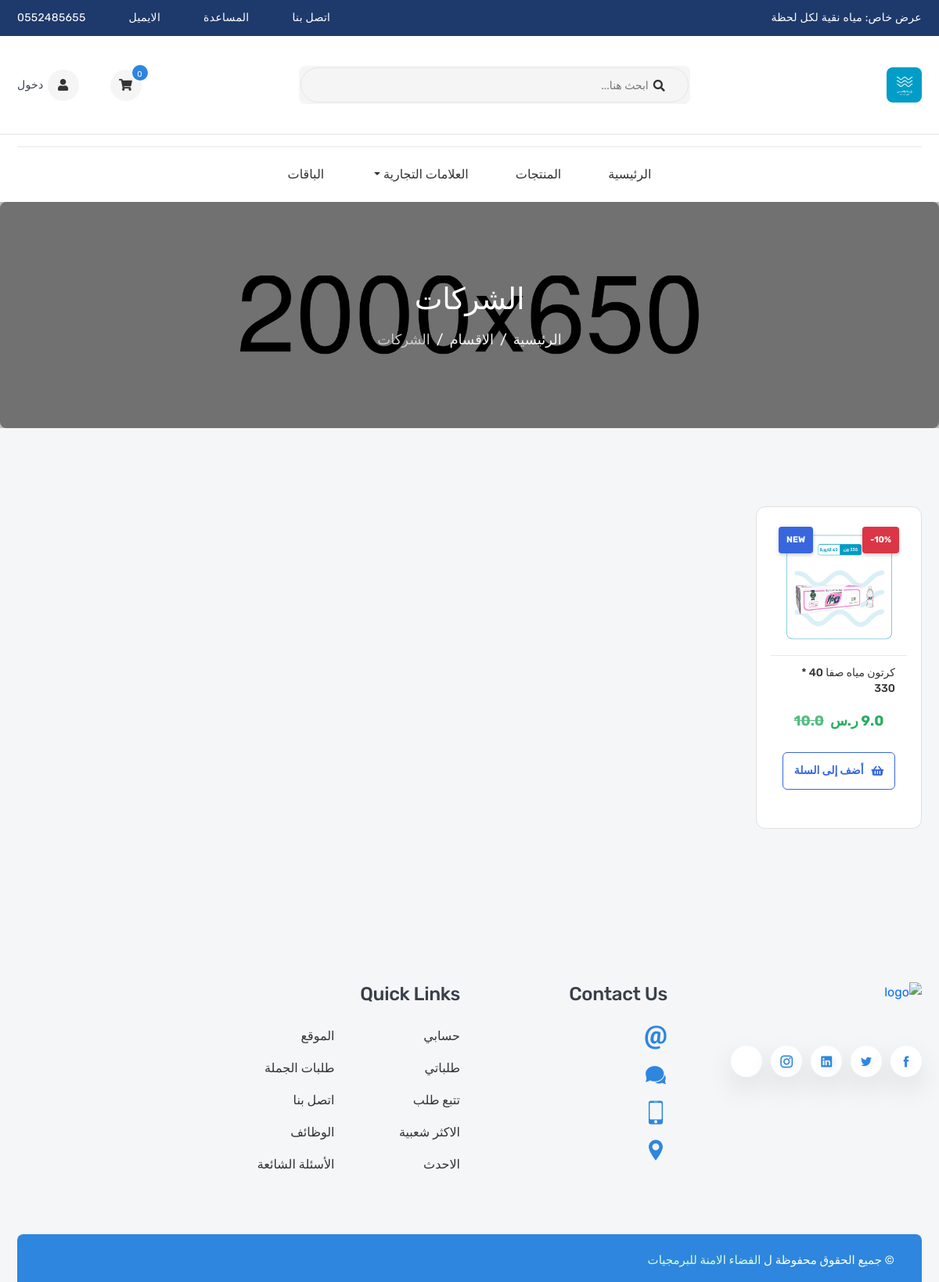
Page /products/categories/الشركات on the committed database.
### products/models.py (models this page shows, shortened)
class Category(models.Model):
    name = models.CharField(_("Name"), max_length=50)
    image = models.ImageField(_("Images"), upload_to='Category')
    slug = models.SlugField(_("Slug"), null=True, blank=True, allow_unicode=True)

class Product(models.Model):
    name = models.CharField(_("Name"), max_length=120)
    flag = models.CharField(_("Flag"),max_length=10, choices=FLAG_TYPES)
    image = models.ImageField(_("Image"), upload_to='products', default='products/default.jpg')
    old_price  = models.FloatField(_("السعر الأصلي") , default=0)
    new_price = models.FloatField(_("السعر المخفض (اختياري)"), default=0, blank=True)
    linkVideo = models.CharField(_("Link Video"), max_length=100, null=True, blank=True)
    sku = models.CharField(_("Sku"), max_length=50, null=True, blank=True)
    subtitle = models.CharField(_("Subtitle"), max_length=300, null=True, blank=True)
    descriptions = models.TextField(_("Descriptions"), max_length=40000, null=True, blank=True)
    quantity = models.IntegerField(_("Quantity"))
    brand = models.ForeignKey("Brand", verbose_name=('Brand'), related_name='product_brand', on_delete=models.SET_NULL, null=True, blank=True)
    category = models.ManyToManyField("Category", verbose_name=_('Category'), related_name='product_category', blank=True)
    slug = models.SlugField(_("Slug"), null=True, blank=True, allow_unicode=True)
    active = models.BooleanField(_("Active"), default=True)
    create_at = models.DateTimeField(_("Create at"), default=timezone.now, null=True, blank=True)
    product_type = models.CharField(_("Product Type"), max_length=10, choices=PRODUCT_TYPES, default='single')
    sales_count = models.IntegerField(_("Sales Count"), default=0)
    tags = TaggableManager()
    @property
    def discount_percentage(self):
        if self.old_price > 0 and self.new_price > 0 and self.old_price > self.new_price:
            discount = ((self.old_price - self.new_price) / self.old_price) * 100
            return int(discount)
        return 0

### products/views.py (the view)
# urls.py: path('categories/<str:slug>', CategoryDetail.as_view(), name='category_detail'),
class CategoryDetail(ListView):
    model = Product     #context : object_list, model_list
    template_name = 'products/category_detail.html'
    def get_queryset(self):
        category = Category.objects.get(slug=self.kwargs['slug'])
        return super().get_queryset().filter(category=category)
    def get_context_data(self, **kwargs):
        context = super().get_context_data(**kwargs)
        context["category"] = Category.objects.get(slug=self.kwargs['slug'])
        return context

### cart/cart.py (called while the page is built)
    def __len__(self):
        return sum(item['quantity'] for item in self.cart.values())

    def get_total_price(self):
        return sum(Decimal(item['price']) * item['quantity'] for item in self.cart.values())

### cart/context_processors.py (called while the page is built)
def cart(request):
    return {'cart': Cart(request)}

### products/context_processors.py (called while the page is built)
def brands(request):
    brands = Brand.objects.all()
    return {'brands': brands}

### templates/products/category_detail.html (shortened to what this page needs)
{% extends 'base.html' %}
{% load static %}
{% block content %}
<section class="inner-section single-banner"
    style="background: url({% static 'ar/images/single-banner.jpg' %}) no-repeat center">
    <div class="container">
        <h2>{{ category.name }}</h2>
        <ol class="breadcrumb">
            <li class="breadcrumb-item"><a href="{% url 'home' %}">الرئيسية</a></li>
            <li class="breadcrumb-item"><a href="{% url 'category_list' %}">الاقسام</a></li>
            <li class="breadcrumb-item active" aria-current="page">{{ category.name }}</li>
        </ol>
    </div>
</section>
<section class="inner-section shop-part">
    <div class="container">
        <div class="row content-reverse">
            <div class="col-lg-12">
                <div class="row row-cols-2 row-cols-md-3 row-cols-lg-4 row-cols-xl-5">
                    {% for product in object_list %}
                    <div class="col">
                        {% include 'includes/product_card.html' with product=product %}
                    </div>
                    {% endfor %}
                </div>
            </div>
        </div>
    </div>
</section>
{% endblock %}

### templates/includes/product_card.html (shortened to what this page needs)
{% load static %}
<div class="product-card">
    <div class="product-media">
        <div class="product-badges">
            {% if product.flag %}
            <span class="badge-item badge-flag">{{ product.flag }}</span>
            {% else %}
            <span></span>
            {% endif %}
            {% if product.discount_percentage > 0 %}
            <span class="badge-item badge-discount">-{{ product.discount_percentage }}%</span>
            {% endif %}
        </div>
        <a class="product-image" href="{% url 'product_detail' product.slug %}">
            <img src="{{ product.image.url }}" alt="product" />
        </a>
    </div>
    <div class="product-content">
        <h6 class="product-name">
            <a href="{% url 'product_detail' product.slug %}">{{ product.name }}</a>
        </h6>
        <div class="product-price">
            {% if product.new_price > 0 %}
                <span class="new-price">{{ product.new_price }} <span class="currency">ر.س</span></span>
                {% if product.old_price > product.new_price %}
                    <span class="old-price">{{ product.old_price }}</span>
                {% endif %}
            {% else %}
                <span class="new-price">{{ product.old_price }} <span class="currency">ر.س</span></span>
            {% endif %}
        </div>
        <button class="product-add" title="أضف إلى السلة" data-id="{{ product.id }}">
            <i class="fas fa-shopping-basket"></i>
            <span>أضف إلى السلة</span>
        </button>
    </div>
</div>

### static/ar/css/header_redesign.css (style rules this page uses)
:root { --header-blue: #1e3a6c; --primary: #2e86de; --white: #ffffff; --text-dark: #333333; --text-light: #777777; --border-color: #e5e5e5; }
.product-card { background: #fff; border: 1px solid #e0e0e0; border-radius: 8px; overflow: hidden; transition: box-shadow 0.3s ease, transform 0.3s ease; position: relative; height: 100%; display: flex; flex-direction: column; padding-bottom: 12px; }
.product-media { position: relative; background: #fff; padding: 0; width: 100%; aspect-ratio: 1 / 1; display: flex; align-items: center; justify-content: center; }
.product-image { width: 100%; height: 100%; display: flex; align-items: center; justify-content: center; text-decoration: none; padding: 10px; }
.product-content { padding: 10px 15px; flex-grow: 1; display: flex; flex-direction: column; text-align: right; gap: 5px; }
.product-name { margin-bottom: 5px; font-size: 14px; font-weight: 400; color: #404553; line-height: 1.4; height: 40px; overflow: hidden; display: -webkit-box; -webkit-line-clamp: 2; -webkit-box-orient: vertical; }
.product-price { margin-top: 5px; margin-bottom: 10px; display: flex; align-items: baseline; gap: 8px; flex-wrap: wrap; }
.product-price span { color: #27ae60; font-size: 18px; font-weight: 700; }
.product-add { margin-top: auto; width: 100%; background-color: #fff; border: 1px solid #3866df; color: #3866df; font-weight: 700; font-size: 13px; padding: 8px 0; border-radius: 4px; cursor: pointer; transition: all 0.2s; display: flex; align-items: center; justify-content: center; gap: 6px; }

### templates/includes/product_card.html (style rules this page uses)
.product-card { background: #fff; border: 1px solid #e0e0e0; border-radius: 12px; overflow: hidden; transition: all 0.3s ease; position: relative; height: 100%; display: flex; flex-direction: column; }
.product-media { position: relative; background: #fff; width: 100%; padding-top: 100%; overflow: hidden; }
.product-image { position: absolute; top: 0; left: 0; width: 100%; height: 100%; display: flex; align-items: center; justify-content: center; padding: 10px; }
.product-image img { max-width: 100%; max-height: 100%; object-fit: contain; transition: transform 0.4s ease; }
.product-badges { position: absolute; top: 10px; left: 10px; right: 10px; display: flex; justify-content: space-between; z-index: 1; pointer-events: none; direction: ltr; }
.badge-item { padding: 4px 10px; border-radius: 4px; color: #fff; font-weight: 700; font-size: 11px; text-transform: uppercase; box-shadow: 0 2px 5px rgba(0,0,0,0.2); }
.badge-flag { background: #3866df; }
.badge-discount { background: #dc3545; }
.product-content { padding: 12px 15px; flex-grow: 1; display: flex; flex-direction: column; text-align: right; }
.product-name a { color: #333; font-size: 14px; font-weight: 500; line-height: 1.4; display: block; height: 40px; overflow: hidden; text-decoration: none; }
.product-price { margin-top: 8px; display: flex; align-items: baseline; gap: 8px; }
.new-price { color: #28a745; font-size: 18px; font-weight: bold; }
.old-price { color: #dc3545; font-size: 13px; text-decoration: line-through; opacity: 0.8; }
.currency { font-size: 12px; color: #28a745; font-weight: normal; }
.product-add { margin-top: 12px; width: 100%; padding: 10px; border: 1px solid #3866df; background: #fff; color: #3866df; border-radius: 6px; font-weight: bold; font-size: 14px; cursor: pointer; transition: all 0.2s; display: flex; align-items: center; justify-content: center; gap: 5px; }

### rows in the picture
Category: name "الشركات"
Product: image (picture), name "كرتون مياه صفا 40 * 330", new_price "9.0", old_price "10.0"

### other values in the picture
{{ cart|length }} "0"
